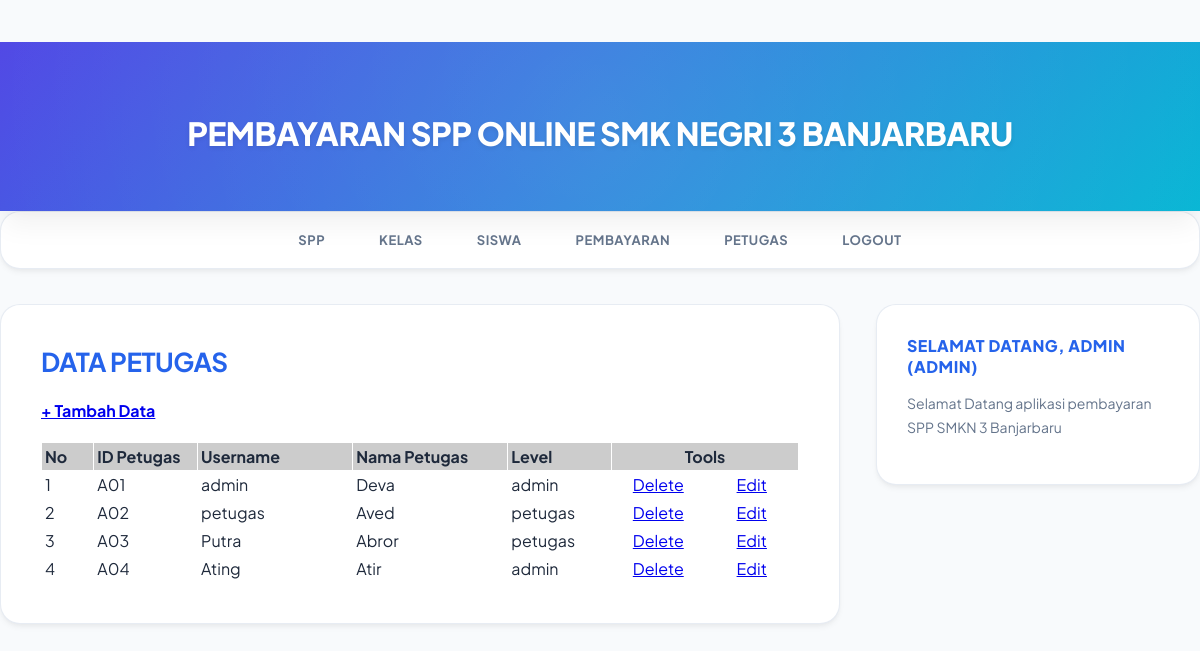
The app's page /admin/halaman_admin.php?open=data_petugas (signed in) with its own data.
### tables this page shows
CREATE TABLE `petugas` (
  `id_petugas` varchar(5) NOT NULL,
  `username` varchar(25) NOT NULL,
  `password` varchar(32) NOT NULL,
  `nama_petugas` varchar(35) NOT NULL,
  `level` enum('admin','petugas',',') NOT NULL
);

### admin/data_petugas.php (the view)
<?php
include_once "../src/koneksi.php";
?>
<h1><b>DATA PETUGAS</b></h1>
<h4><a href="?open=tambah_petugas">+ Tambah Data</a></h4>
<table cellspacing="1" cellpadding="3">
    <tr>
        <td width="5%" bgcolor="#CCCCCC"><b>No</b></td>
        <td width="10%" bgcolor="#CCCCCC"><b>ID Petugas</b></td>
        <td width="15%" bgcolor="#CCCCCC"><b>Username</b></td>
        <td width="15%" bgcolor="#CCCCCC"><b>Nama Petugas</b></td>
        <td width="10%" bgcolor="#CCCCCC"><b>Level</b></td>
        <td colspan="2" align="center" bgcolor="#CCCCCC"><b>Tools</b></td>
    </tr>
<?php
$sql = mysqli_query($koneksi, "SELECT * FROM petugas ORDER BY id_petugas ASC");
$nomor = 0;
while($data = mysqli_fetch_array($sql)){
    $nomor++;
?>
<tr>
    <td><?php echo $nomor; ?></td>
    <td><?php echo $data['id_petugas']; ?></td>
    <td><?php echo $data['username']; ?></td>
    <td><?php echo $data['nama_petugas']; ?></td>
    <td><?php echo $data['level']; ?></td>
    <td width="9%" align="center"><a href="?open=hapus_petugas&id_petugas=<?php echo $data['id_petugas']; ?>"
            target="_self" onclick="return confirm('YAKIN INGIN MENGHAPUS DATA PETUGAS INI ... ?')"> Delete</a></td>
    <td width="9%" align="center"><a href="?open=edit_petugas&id_petugas=<?php echo $data['id_petugas'] ?>"
            target="_self">Edit</a></td>
</tr>
<?php } ?>
</table>

### src/style.css (style rules this page uses)
body { background: #f8fafc; margin: 0; font-family: 'Plus Jakarta Sans', sans-serif; color: #1e293b; min-height: 100vh; display: flex; flex-direction: column; }
.conteudo h1 { margin: 0 0 18px 0; color: #2563EB; font-size: 26px; font-weight: 800; letter-spacing: -0.5px; }

### records on screen
petugas: id_petugas "A01", username "admin", nama_petugas "Deva", level "admin"
petugas: id_petugas "A02", username "petugas", nama_petugas "Aved", level "petugas"
petugas: id_petugas "A03", username "Putra", nama_petugas "Abror", level "petugas"
petugas: id_petugas "A04", username "Ating", nama_petugas "Atir", level "admin"

### other values on screen
$_SESSION['level'] "ADMIN"
$_SESSION['username'] "ADMIN"
